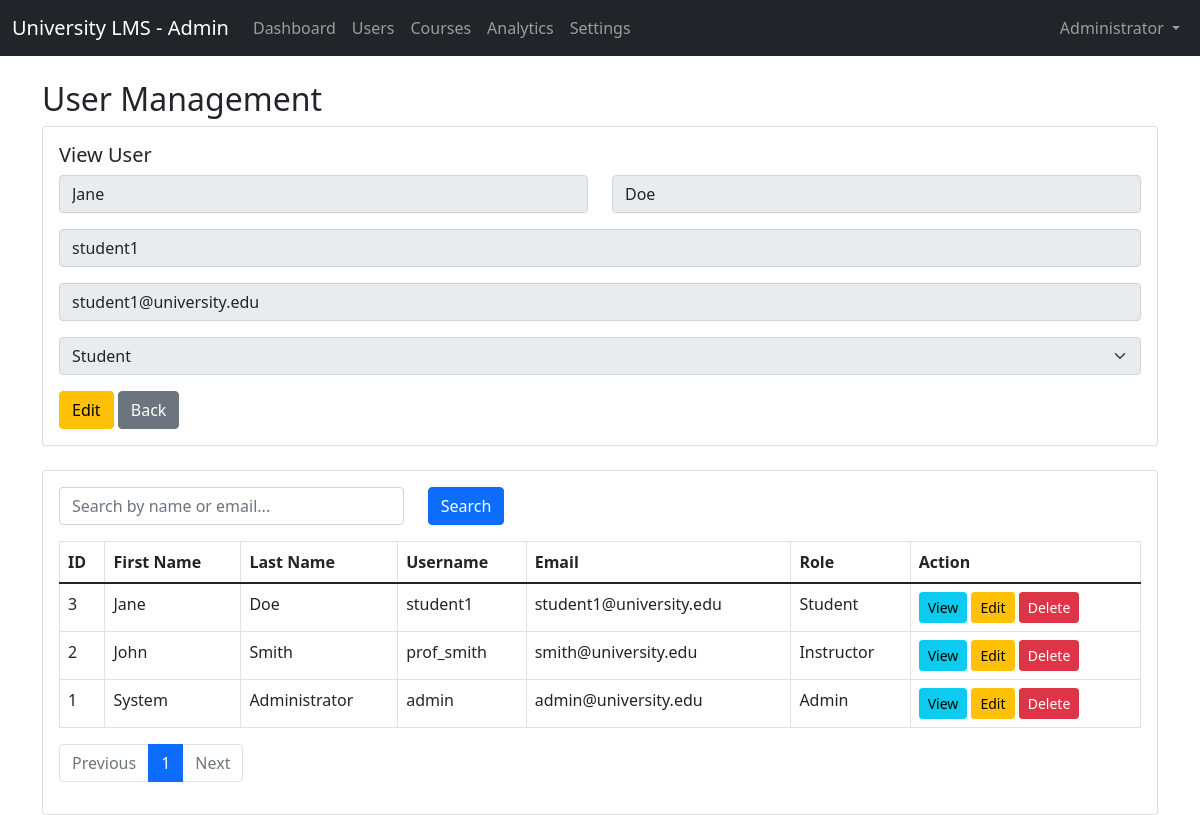
Screenshot of /admin/users.php?id=3 (signed in) with the database file from the repository.
### tables this page shows
CREATE TABLE users (
    id INT PRIMARY KEY AUTO_INCREMENT,
    username VARCHAR(50) UNIQUE NOT NULL,
    email VARCHAR(100) UNIQUE NOT NULL,
    password VARCHAR(255) NOT NULL,
    first_name VARCHAR(50) NOT NULL,
    last_name VARCHAR(50) NOT NULL,
    role ENUM('student', 'instructor', 'admin') NOT NULL,
    profile_image VARCHAR(255),
    created_at TIMESTAMP DEFAULT CURRENT_TIMESTAMP,
    updated_at TIMESTAMP DEFAULT CURRENT_TIMESTAMP ON UPDATE CURRENT_TIMESTAMP
);

### admin/users.php (the view, shortened to what this page needs)
<?php
$database = new Database();
$db = $database->getConnection();
$search = isset($_GET['search']) ? trim($_GET['search']) : '';
$page = isset($_GET['page']) ? max(1, (int)$_GET['page']) : 1;
$items_per_page = 10;
$offset = ($page - 1) * $items_per_page;
$where = '';
$params = [];
$query_count = "SELECT COUNT(*) as total FROM users $where";
$stmt = $db->prepare($query_count);
$stmt->execute($params);
$total_users = $stmt->fetch(PDO::FETCH_ASSOC)['total'];
$total_pages = ceil($total_users / $items_per_page);
$query = "SELECT * FROM users $where ORDER BY id DESC LIMIT $items_per_page OFFSET $offset";
$stmt = $db->prepare($query);
$stmt->execute($params);
$users = $stmt->fetchAll(PDO::FETCH_ASSOC);
$user = null;
if (isset($_GET['id']) || isset($_GET['edit'])) {
    $id = $_GET['id'] ?? $_GET['edit'];
    $query = "SELECT * FROM users WHERE id = :id";
    $stmt = $db->prepare($query);
    $stmt->execute(['id' => $id]);
    $user = $stmt->fetch(PDO::FETCH_ASSOC);
}
?>
<!DOCTYPE html>
<html lang="en">
<head>
    <link href="https://cdn.jsdelivr.net/npm/bootstrap@5.1.3/dist/css/bootstrap.min.css" rel="stylesheet">
</head>
<body>
    <?php include '../includes/admin_navbar.php'; ?>
    <div class="container mt-4">
        <h2>User Management</h2>
        <div class="card mb-4">
            <div class="card-body">
                <h5 class="card-title"><?php echo $user ? (isset($_GET['edit']) ? 'Edit User' : 'View User') : 'Add User'; ?></h5>
                <form method="post" action="users.php<?php echo $user ? '?edit=' . $user['id'] : ''; ?>">
                    <div class="row mb-3">
                        <div class="col">
                            <input type="text" name="first_name" class="form-control" placeholder="First Name" value="<?php echo htmlspecialchars($user['first_name'] ?? ''); ?>" required <?php echo isset($_GET['id']) ? 'readonly' : ''; ?>>
                        </div>
                        <div class="col">
                            <input type="text" name="last_name" class="form-control" placeholder="Last Name" value="<?php echo htmlspecialchars($user['last_name'] ?? ''); ?>" required <?php echo isset($_GET['id']) ? 'readonly' : ''; ?>>
                        </div>
                    </div>
                    <div class="mb-3">
                        <input type="text" name="username" class="form-control" placeholder="Username" value="<?php echo htmlspecialchars($user['username'] ?? ''); ?>" required <?php echo isset($_GET['id']) ? 'readonly' : ''; ?>>
                    </div>
                    <div class="mb-3">
                        <input type="email" name="email" class="form-control" placeholder="Email" value="<?php echo htmlspecialchars($user['email'] ?? ''); ?>" required <?php echo isset($_GET['id']) ? 'readonly' : ''; ?>>
                    </div>
                    <div class="mb-3">
                        <select name="role" class="form-select" required <?php echo isset($_GET['id']) ? 'disabled' : ''; ?>>
                            <option value="student" <?php echo (!isset($user['role']) || $user['role'] == 'student') ? 'selected' : ''; ?>>Student</option>
                        </select>
                    </div>
                    <?php if ($user && isset($_GET['id'])): ?>
                        <a href="users.php?edit=<?php echo $user['id']; ?>" class="btn btn-warning">Edit</a>
                    <?php endif; ?>
                    <a href="users.php" class="btn btn-secondary">Back</a>
                </form>
            </div>
        </div>
        <div class="card">
            <div class="card-body">
                <form class="row mb-3" method="get">
                    <div class="col-md-4">
                        <input type="text" name="search" class="form-control" placeholder="Search by name or email..." value="<?php echo htmlspecialchars($search); ?>">
                    </div>
                    <div class="col-md-2">
                        <button type="submit" class="btn btn-primary">Search</button>
                    </div>
                </form>
                <div class="table-responsive">
                    <table class="table table-bordered table-hover">
                        <thead>
                            <tr>
                                <th>ID</th>
                                <th>First Name</th>
                                <th>Last Name</th>
                                <th>Username</th>
                                <th>Email</th>
                                <th>Role</th>
                                <th>Action</th>
                            </tr>
                        </thead>
                        <tbody>
                            <?php foreach ($users as $u): ?>
                                <tr>
                                    <td><?php echo $u['id']; ?></td>
                                    <td><?php echo htmlspecialchars($u['first_name']); ?></td>
                                    <td><?php echo htmlspecialchars($u['last_name']); ?></td>
                                    <td><?php echo htmlspecialchars($u['username']); ?></td>
                                    <td><?php echo htmlspecialchars($u['email']); ?></td>
                                    <td><?php echo htmlspecialchars(ucfirst($u['role'])); ?></td>
                                    <td>
                                        <a href="users.php?id=<?php echo $u['id']; ?>" class="btn btn-sm btn-info">View</a>
                                        <a href="users.php?edit=<?php echo $u['id']; ?>" class="btn btn-sm btn-warning">Edit</a>
                                        <a href="users.php?delete=<?php echo $u['id']; ?>" class="btn btn-sm btn-danger" onclick="return confirm('Are you sure you want to delete this user?');">Delete</a>
                                    </td>
                                </tr>
                            <?php endforeach; ?>
                        </tbody>
                    </table>
                </div>
                <nav>
                    <ul class="pagination">
                        <li class="page-item <?php echo $page <= 1 ? 'disabled' : ''; ?>">
                            <a class="page-link" href="?page=<?php echo $page - 1; ?>&search=<?php echo urlencode($search); ?>">Previous</a>
                        </li>
                        <?php for ($i = 1; $i <= $total_pages; $i++): ?>
                            <li class="page-item <?php echo $i === $page ? 'active' : ''; ?>">
                                <a class="page-link" href="?page=<?php echo $i; ?>&search=<?php echo urlencode($search); ?>"><?php echo $i; ?></a>
                            </li>
                        <?php endfor; ?>
                        <li class="page-item <?php echo $page >= $total_pages ? 'disabled' : ''; ?>">
                            <a class="page-link" href="?page=<?php echo $page + 1; ?>&search=<?php echo urlencode($search); ?>">Next</a>
                        </li>
                    </ul>
                </nav>
            </div>
        </div>
    </div>
</body>
</html>

### rows the page displays
users: first_name "Jane", last_name "Doe", username "student1", email "student1@university.edu", role "Student", id "3"
users: id "2", first_name "John", last_name "Smith", username "prof_smith", email "smith@university.edu", role "Instructor"
users: id "1", first_name "System", last_name "Administrator", username "admin", email "admin@university.edu", role "Admin"
